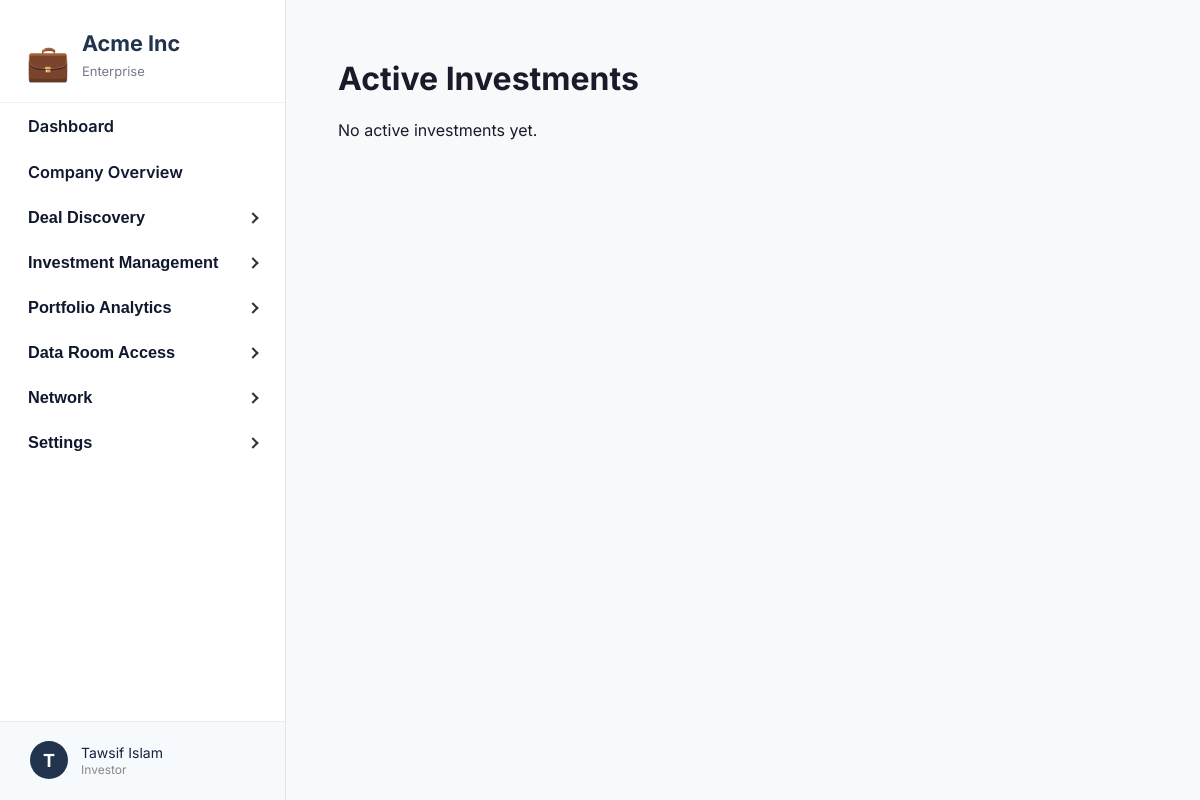
The page /api/investor/investments/active/ (signed in) on the database as committed earlier.
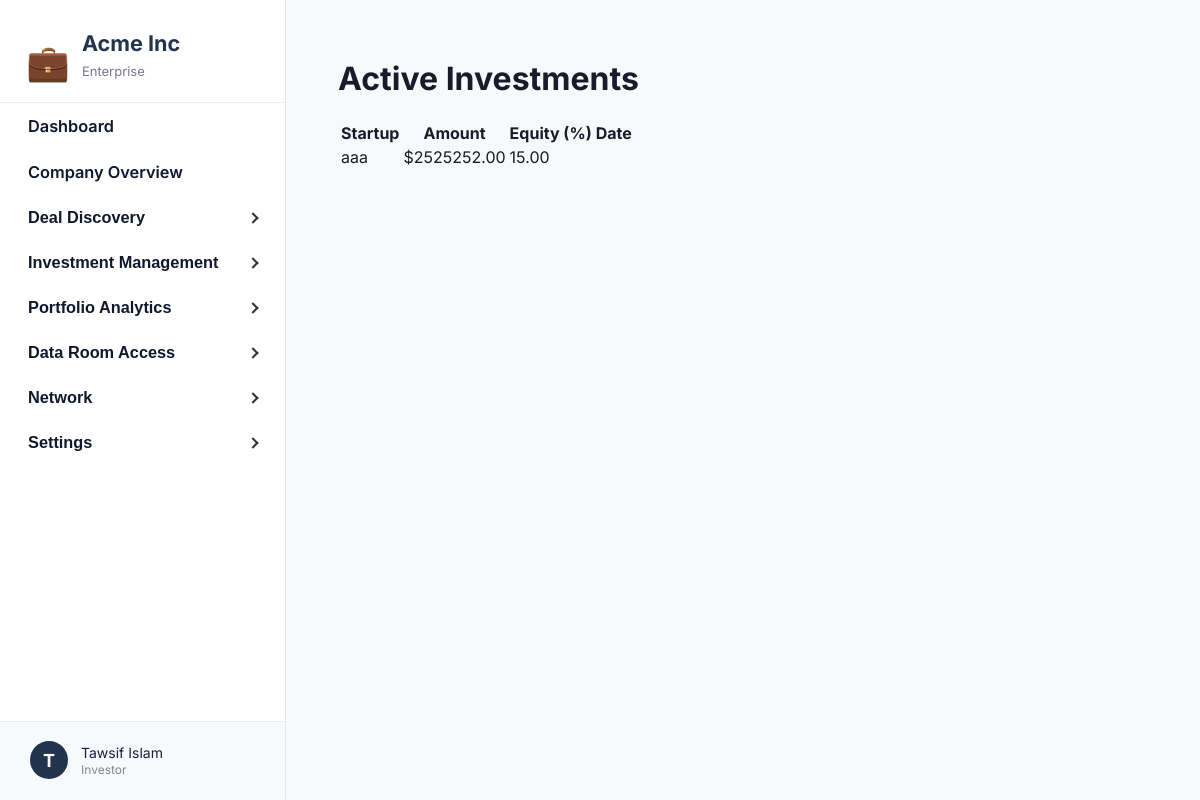
The same page on the database as committed later.
### core/models.py (models this page shows, shortened)
class InvestorInvestment(models.Model):
    investor = models.ForeignKey(InvestorProfile, on_delete=models.CASCADE, related_name="investments")
    startup = models.ForeignKey(StartupProfile, on_delete=models.CASCADE)
    amount = models.FloatField(null=True, blank=True)
    equity = models.FloatField(null=True, blank=True)
    invested_at = models.DateTimeField(auto_now_add=True)
    notes = models.TextField(blank=True, null=True)
    is_active = models.BooleanField(default=True)  # Keep for backwards compatibility
    STATUS_CHOICES = [
        ('pending', 'Pending'),
        ('approved', 'Active'),
        ('rejected', 'Rejected'),
    ]
    status = models.CharField(max_length=16, choices=STATUS_CHOICES, default='pending')  # NEW

class StartupProfile(models.Model):
    user = models.OneToOneField(User, on_delete=models.CASCADE, related_name='startup_profile')
    startup_name = models.CharField(max_length=150)
    role = models.CharField(max_length=100)
    email = models.EmailField()
    website = models.CharField(max_length=255)
    heard_about = models.CharField(max_length=50)
    description = models.TextField()
    audience = models.TextField()
    tech_component = models.TextField()
    your_edge = models.TextField()
    pitch_deck_url = models.CharField(max_length=255)
    startup_stage = models.CharField(max_length=50)
    problem = models.TextField()
    solution = models.TextField()
    market_research = models.CharField(max_length=20)
    business_model_mind = models.CharField(max_length=50)
    working_time = models.CharField(max_length=50)
    cofounder = models.CharField(max_length=20)
    support_needed = models.TextField()
    has_mvp = models.CharField(max_length=10)
    tested_with_customers = models.CharField(max_length=10)
    funding_source = models.CharField(max_length=100)
    early_users = models.CharField(max_length=10)
    generated_revenue = models.CharField(max_length=20)
    stage3_challenges = models.TextField()
    stage3_support = models.TextField()
    business_model = models.TextField()
    paying_customers = models.CharField(max_length=50)
    annual_revenue_4 = models.CharField(max_length=50)
    external_funding = models.CharField(max_length=50)
    acquisition_strategies = models.TextField()
    team_size = models.CharField(max_length=50)
    stage4_challenges = models.TextField()
    stage4_support = models.TextField()
    annual_revenue_5 = models.CharField(max_length=50)
    active_customers_5 = models.CharField(max_length=50)
    markets_operating = models.CharField(max_length=100)
    expansion_plans = models.TextField()
    stage5_challenges = models.TextField()
    is_approved = models.BooleanField(default=False)
    is_onboarded = models.BooleanField(default=False)
    complete_profile_submitted = models.BooleanField(default=False)
    submitted_at = models.DateTimeField(auto_now_add=True)
    arr = models.FloatField(
        null=True, blank=True, verbose_name="Annual Recurring Revenue (ARR)"
    )
    arpu = models.FloatField(
        null=True, blank=True, verbose_name="Average Revenue Per User (ARPU)"
    )
    monthly_burn = models.FloatField(null=True, blank=True)
    cash_balance = models.FloatField(null=True, blank=True)
    ltv_cac_ratio = models.FloatField(null=True, blank=True)
    operating_expenses = models.FloatField(null=True, blank=True)
    debt_obligations = models.TextField(null=True, blank=True)
    capital_raised = models.FloatField(null=True, blank=True)
    currently_raising = models.FloatField(null=True, blank=True)
    equity_offered = models.FloatField(null=True, blank=True)
    financial_forecast = models.FileField(
        upload_to='financial_forecasts/', null=True, blank=True
    )

### core/views.py (the view)
# urls.py: path('investor/investments/active/', active_investments, name='active_investments'),
@login_required
def active_investments(request):
    investor_profile = getattr(request.user, 'investor_profile', None)
    if not investor_profile:
        return redirect('investor_onboarding')
    investments = InvestorInvestment.objects.filter(
        investor=investor_profile,
        is_active=True,
        status__in=['pending', 'approved']
    ).select_related('startup').order_by('-invested_at')
    return render(request, "active_investments.html", {
        "investments": investments,
        "section": "investment_management",
        "subsection": "active_investments",
    })

### core/templates/active_investments.html
{% extends "investor_base.html" %}
{% block content %}
<h1>Active Investments</h1>
{% if investments %}
<table>
  <tr>
    <th>Startup</th><th>Amount</th><th>Equity (%)</th><th>Date</th>
  </tr>
  {% for inv in investments %}
  <tr>
    <td>{{ inv.startup.startup_name }}</td>
    <td>${{ inv.amount|floatformat:2 }}</td>
    <td>{{ inv.equity|floatformat:2 }}</td>
    <td>{{ inv.date_invested|date:"M d, Y" }}</td>
  </tr>
  {% endfor %}
</table>
{% else %}
  <div>No active investments yet.</div>
{% endif %}
{% endblock %}

Rows that differ between the two databases and show on the page:
added InvestorInvestment: startup.startup_name "aaa", amount "2525252.00", equity "15.00"
Other text that changed with them:
text no longer shown: "No active investments yet."
text now shown: "Startup Amount Equity (%) Date"
